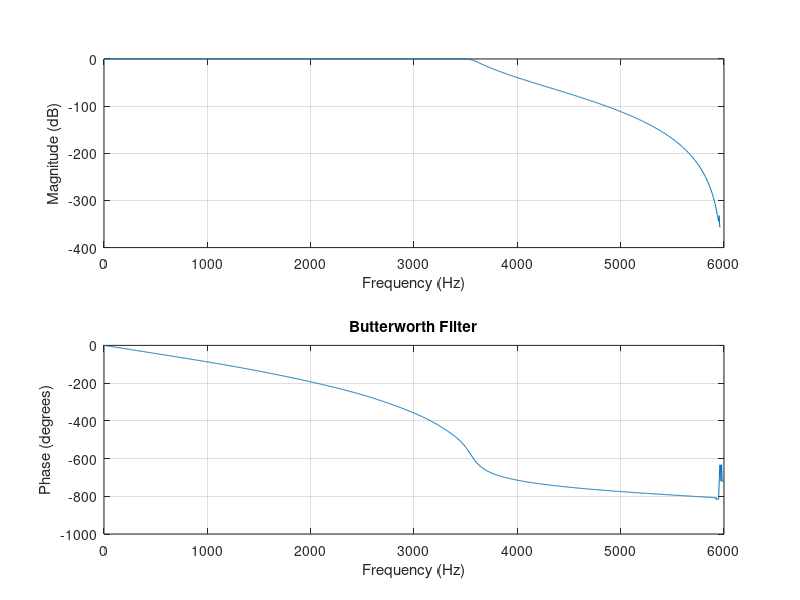
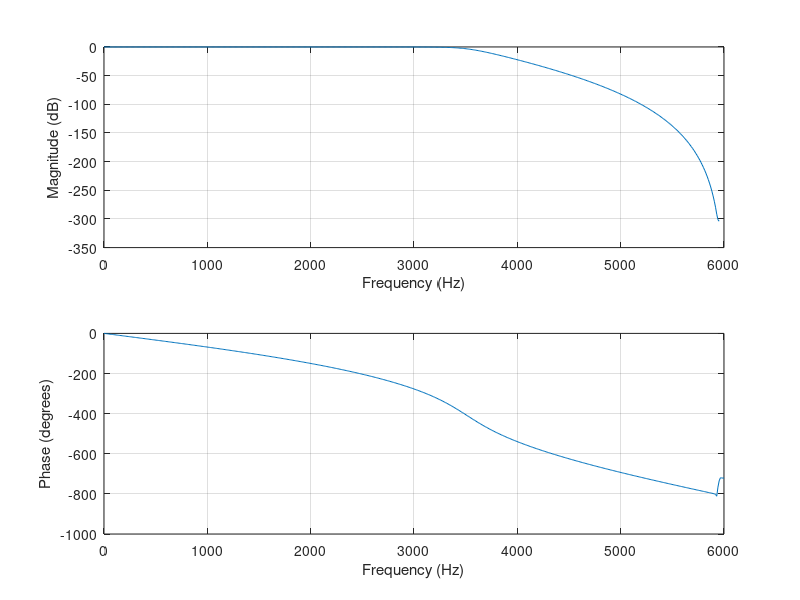

Recreate these plots in MATLAB, in order.
%   Author: Luke Canny 19339166
%   Date:   16/11/22
%   Description: This script generates the required plots for Part A of
%   Assignment 2 EE445 (Digital Signal Processing)
%

% Declaring inital variables
fsamp           = 12000;    % Sampling Frequency
fcut            = 3500;     % Cut-off Frequency
transitionBW    = 400;      % Transition Bandwidth
Astop           = 30;       % Stop band attenuation
dPass           = 0.1;      % Passband Ripple

% Applying cheb1ord function
Wp = fcut/(fsamp/2);
Ws = (fcut+transitionBW)/(fsamp/2);
Rp = dPass;
Rs = Astop;
[n,Wp] = cheb1ord(Wp,Ws,Rp,Rs);

% Applying cheby1 function
[b,a] = cheby1(n, Rp, Wp);

% Plotting Chebyshev type 1 filter magnitude and phase respone
freqz(b,a,1024,fsamp)

% Applying butter function
[b1,a1] = butter(n, fcut/(fsamp/2));

% Plotting butterworth filter magnitude and phase response
title("Butterworth Filter");
figure
freqz(b1,a1,[],fsamp)